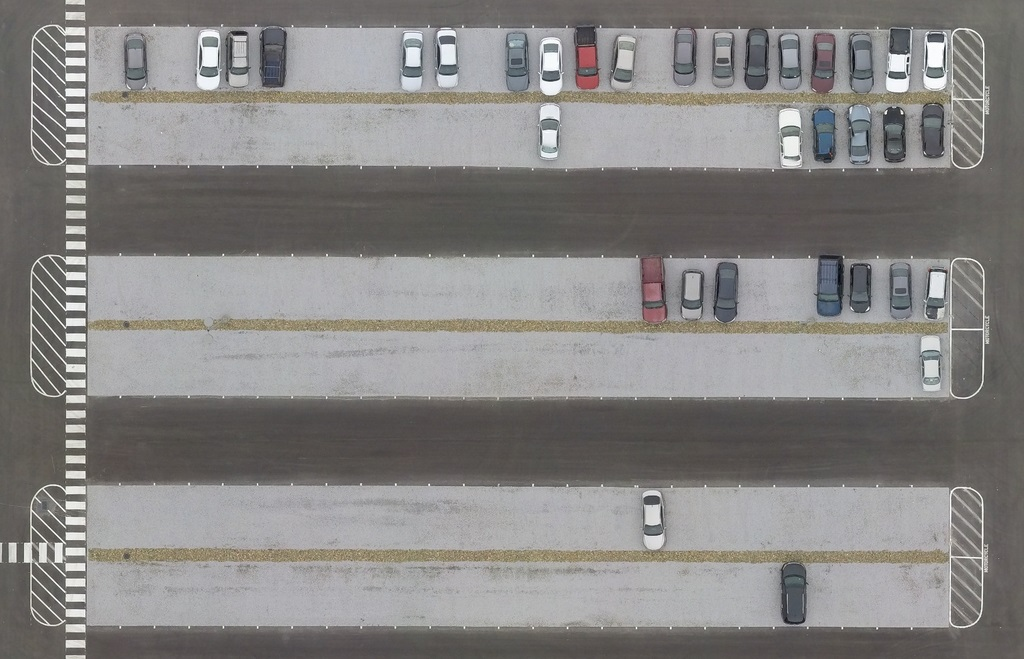
%> input picture Parking_Lot.jpg, 1024 x 659 px
$ octave ImageProcessingCountingFeatures.m   (GNU Octave 9; MATLAB toolbox functions it lacks are replaced by stand-ins)
%> lines starting %> are read from the running program, lines starting %| are printed output that depends on the picture; in (x1, y1, x2, y2) boxes, pixels count from 0 and x2, y2 are one past the last pixel; in counts of white or black regions, pixels touching at a corner belong together; the program's own positions count from 1
I = imread('Parking_Lot.jpg');
%> I is the input picture: size 659x1024x3 uint8; mean R, G, B 134.5, 132.7, 131.4

J = double(rgb2gray(I))/255;
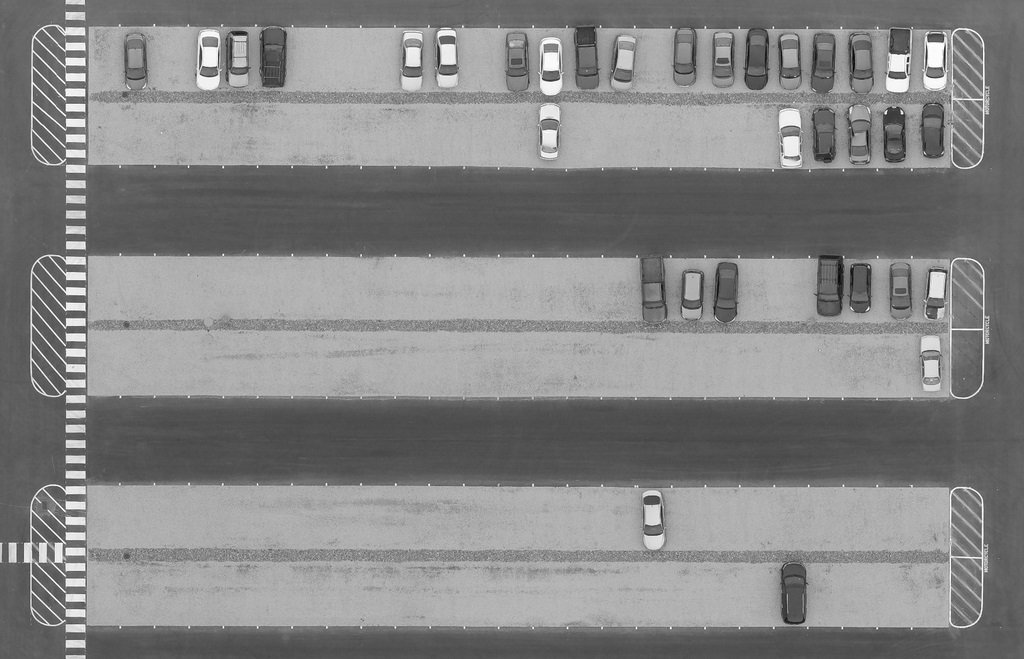
%> J: size 659x1024 double; min 0.0118, max 1, mean 0.522
figure ;
imshow(J);

BW = imbinarize(J, 185/255);
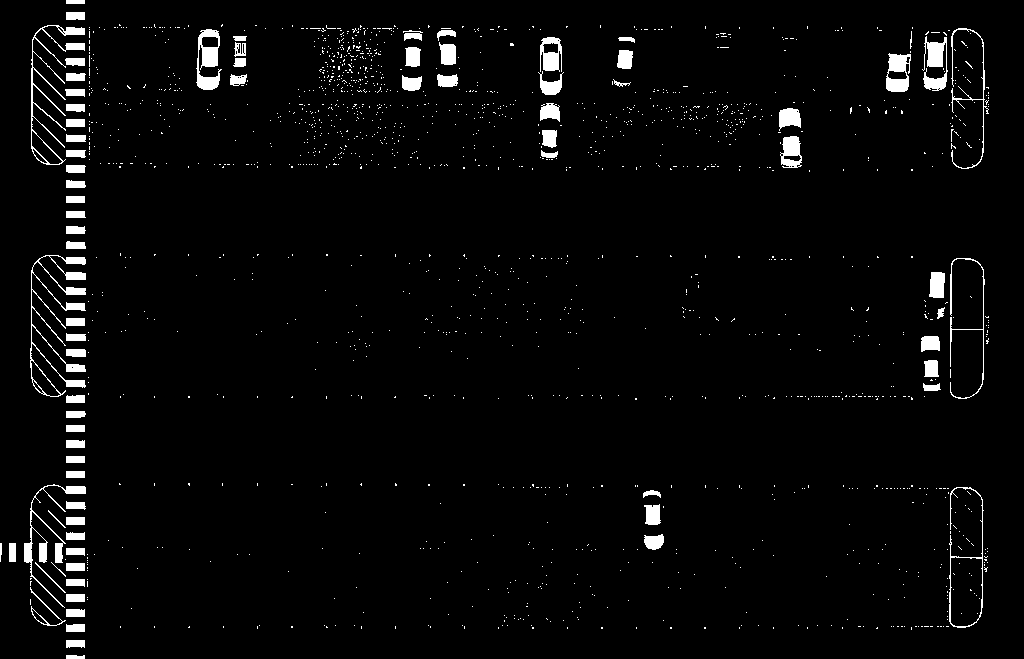
%> BW: size 659x1024 logical; 3.1% white; 1648 white regions (1569 under 20 px), largest, box (x1, y1, x2, y2) and area: (30, 255, 86, 397) 1571, (31, 25, 85, 165) 1047, (24, 484, 86, 608) 957

sedisk = strel('disk',6);

noSmallStructures = imopen(BW, sedisk);
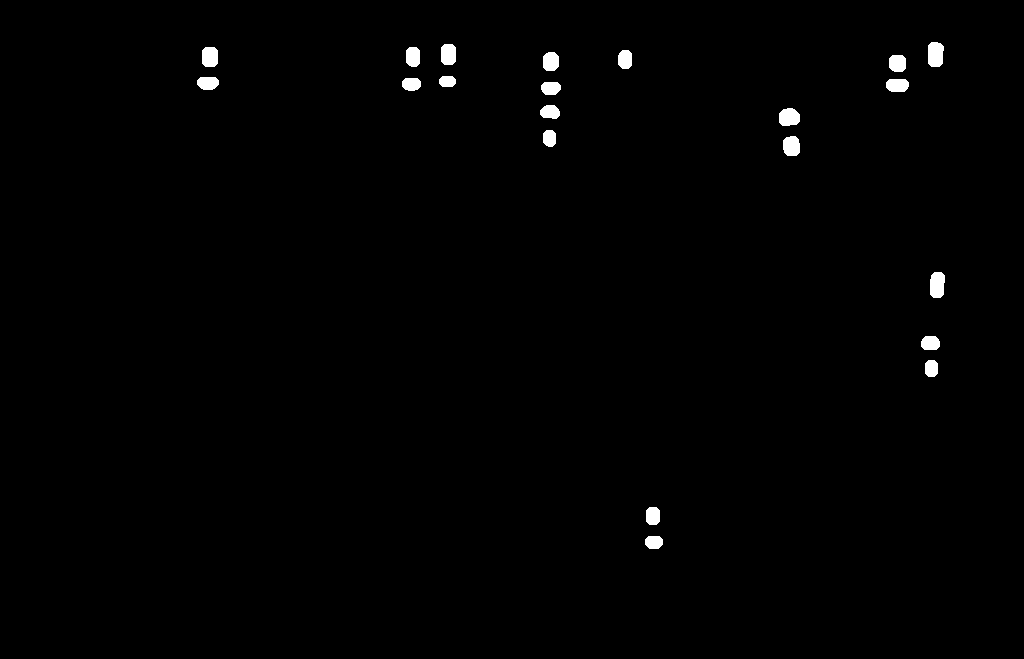
%> noSmallStructures: size 659x1024 logical; 0.78% white; 21 white regions, largest, box (x1, y1, x2, y2) and area: (928, 42, 944, 67) 354, (930, 272, 945, 298) 344, (779, 108, 800, 126) 316

noSmallStructures = bwareaopen(noSmallStructures, 160);
figure;
imshow(noSmallStructures);
stats = regionprops(noSmallStructures, {'Centroid','Area'});
%> stats = 21 regions; largest, Area and Centroid: 354 [936.1 55], 344 [937.8 285.5], 316 [789.7 117.9], 296 [210.5 57.5], 296 [792.1 146.7]

taggedCars = I;
    if ~isempty([stats.Area])
        for i = 1:length(stats)
        c = stats(i).Centroid;
        areaArray = [stats.Area];
        [junk,idx] = max(areaArray);
        c = floor(fliplr(c));
        width = 2;
        row = c(1)-width:c(1)+width;
        col = c(2)-width:c(2)+width;
        taggedCars(row,col,1) = 255;
        taggedCars(row,col,2) = 0;
        taggedCars(row,col,3) = 0;
        end
%> this loop made 21 passes
%> (c, row, col) on passes 1 to 12: ([83 208], [81 82 83 84 85], [206 207 208 209 210]), ([57 210], [55 56 57 58 59], [208 209 210 211 212]), ([84 412], [82 83 84 85 86], [410 411 412 413 414]), ([57 413], [55 56 57 58 59], [411 412 413 414 415]), ([81 447], [79 80 81 82 83], [445 446 447 448 449]), ([55 448], [53 54 55 56 57], [446 447 448 449 450]), ([112 550], [110 111 112 113 114], [548 549 550 551 552]), ([88 551], [86 87 88 89 90], [549 550 551 552 553]), ([62 551], [60 61 62 63 64], [549 550 551 552 553]), ([138 550], [136 137 138 139 140], [548 549 550 551 552]), ([60 625], [58 59 60 61 62], [623 624 625 626 627]), ([542 654], [540 541 542 543 544], [652 653 654 655 656])
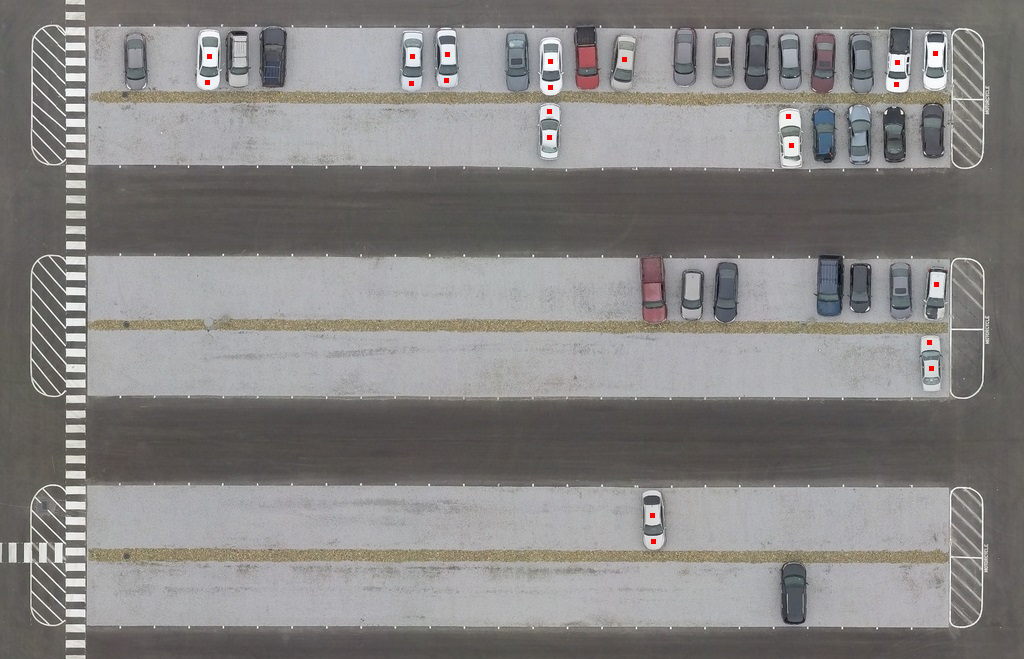
%> taggedCars: size 659x1024x3 uint8; 0.08% of pixels changed, all inside (x1, y1, x2, y2) = (205, 51, 939, 544)
    end

imshow(taggedCars);
